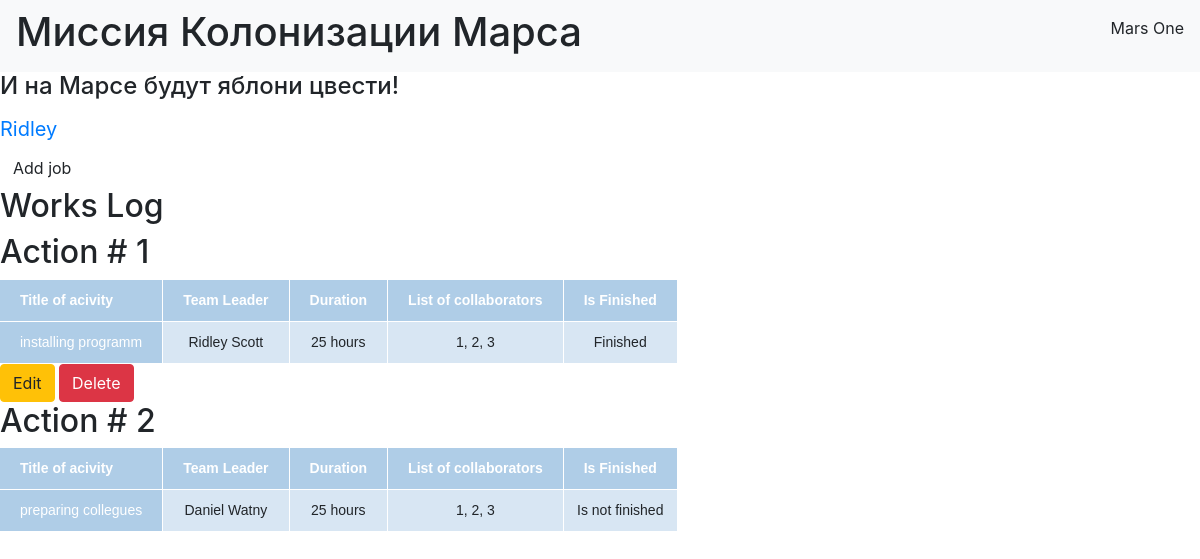
The page / (signed in) on the database its author committed.
### data/users.py (models this page shows, shortened)
class User(SqlAlchemyBase, UserMixin):
    __tablename__ = "users"
    id = sqlalchemy.Column(sqlalchemy.Integer, primary_key=True, autoincrement=True)
    surname = sqlalchemy.Column(sqlalchemy.String, nullable=True)
    name = sqlalchemy.Column(sqlalchemy.String, nullable=True)
    age = sqlalchemy.Column(sqlalchemy.Integer, nullable=True)
    position = sqlalchemy.Column(sqlalchemy.String, nullable=True)
    speciality = sqlalchemy.Column(sqlalchemy.String, nullable=True)
    address = sqlalchemy.Column(sqlalchemy.String, nullable=True)
    email = sqlalchemy.Column(sqlalchemy.String, unique=True)
    hashed_password = sqlalchemy.Column(sqlalchemy.String, nullable=True)
    modified_date = sqlalchemy.Column(sqlalchemy.DateTime, default=datetime.datetime.now)

### data/jobs.py (models this page shows)
class Jobs(SqlAlchemyBase):
    __tablename__ = "jobs"
    id = sqlalchemy.Column(sqlalchemy.Integer, primary_key=True, autoincrement=True)
    team_leader = sqlalchemy.Column(sqlalchemy.Integer, sqlalchemy.ForeignKey("users.id"))
    job = sqlalchemy.Column(sqlalchemy.String, nullable=True)
    work_size = sqlalchemy.Column(sqlalchemy.Integer, nullable=True)
    collaborators = sqlalchemy.Column(sqlalchemy.String, nullable=True)
    start_date = sqlalchemy.Column(sqlalchemy.DateTime, default=datetime.datetime.now)
    end_date = sqlalchemy.Column(sqlalchemy.DateTime, default=datetime.datetime.now)
    is_finished = sqlalchemy.Column(sqlalchemy.Boolean, nullable=True)
    user = orm.relation("User")

### main.py (the view)
@app.route('/')
def table():
    session = db_session.create_session()
    jobs_ = session.query(jobs.Jobs).all()
    return render_template("tables.html", jobs=jobs_, current_user=current_user)

### data/db_session.py (called while the page is built)
def create_session() -> Session:
    global __factory
    return __factory()

### main.py (called while the page is built)
@login_manager.user_loader
def load_user(user_id):
    session = db_session.create_session()
    return session.query(users.User).get(user_id)

### templates/tables.html (shortened to what this page needs)
{% extends "base.html" %}
{% block content %}
{% if current_user.is_authenticated %}
<div>
    <a href="/add_job" class="btn">Add job</a>
</div>
{% endif %}
<h2>Works Log</h2>
{% for job in jobs %}
<h2>Action # {{job.id}}</h2>
<table>
    <tr>
        <th scope="col">Title of acivity</th>
        <th scope="col">Team Leader</th>
        <th scope="col">Duration</th>
        <th scope="col">List of collaborators</th>
        <th scope="col">Is Finished</th>
    </tr>
    <tr>
        <td>{{job.job}}</td>
        <td>{{job.user.name}} {{job.user.surname}}</td>
        <td>{{job.work_size}} hours</td>
        <td>{{job.collaborators}}</td>
        {% if job.is_finished %}
        <td>Finished</td>
        {% else %}
        <td>Is not finished</td>
        {% endif %}
    </tr>
</table>
{% if current_user.is_authenticated and current_user == job.user %}
<div>
    <a href="/add_job/{{job.id}}" class="btn btn-warning">Edit</a>
    <a href="/job_delete/{{job.id}}" class="btn btn-danger">Delete</a>
</div>
{% endif %}
{% endfor %}
{% endblock %}

### templates/base.html (shortened to what this page needs)
<!doctype html>
<html lang="en">
<head>
    <link rel="stylesheet"
          href="https://stackpath.bootstrapcdn.com/bootstrap/4.4.1/css/bootstrap.min.css"
>
</head>
<body>
<header>
    <nav class="navbar navbar-light bg-light">
        <h1>Миссия Колонизации Марса</h1>
        <p>Mars One</p>
    </nav>
</header>
<h4>И на Марсе будут яблони цвести!</h4>
{% if current_user.is_authenticated %}
    <a class="navbar-brand" href="/logout">{{ current_user.name }}</a>
{% else %}
    <p>
        <a class="btn btn-primary " href="/register">Зарегистрироваться</a>
        <a class="btn btn-success" href="/login">Войти</a>
    </p>
{% endif %}
{% block content %}{% endblock %}
</body>
</html>

### templates/tables.html (style rules this page uses)
table { font-family: "Lucida Sans Unicode", "Lucida Grande", Sans-Serif; font-size: 14px; border-collapse: collapse; text-align: center; }
th, td:first-child { background: #AFCDE7; color: white; padding: 10px 20px; }
th, td { border-style: solid; border-width: 0 1px 1px 0; border-color: white; }
td { background: #D8E6F3; }
th:first-child, td:first-child { text-align: left; }

### rows shown on the page
User: name "Ridley"
Jobs: id "1", job "installing programm", user.name "Ridley", user.surname "Scott", work_size "25", collaborators "1, 2, 3", is_finished "Finished"
Jobs: id "2", job "preparing collegues", user.name "Daniel", user.surname "Watny", work_size "25", collaborators "1, 2, 3", is_finished "Is not finished"
